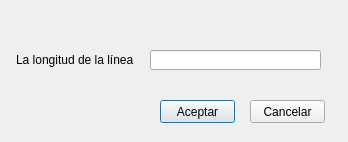
<?xml version="1.0" encoding="UTF-8"?>
<ui version="4.0">
 <class>LongLineaDialogBase</class>
 <widget class="QDialog" name="LongLineaDialogBase">
  <property name="geometry">
   <rect>
    <x>0</x>
    <y>0</y>
    <width>348</width>
    <height>142</height>
   </rect>
  </property>
  <property name="windowTitle">
   <string>Longitud Linea Capa Activa</string>
  </property>
  <widget class="QLineEdit" name="lineEdit">
   <property name="geometry">
    <rect>
     <x>150</x>
     <y>50</y>
     <width>171</width>
     <height>20</height>
    </rect>
   </property>
  </widget>
  <widget class="QPushButton" name="pushButton">
   <property name="geometry">
    <rect>
     <x>160</x>
     <y>100</y>
     <width>75</width>
     <height>23</height>
    </rect>
   </property>
   <property name="text">
    <string>Aceptar</string>
   </property>
  </widget>
  <widget class="QPushButton" name="pushButton_2">
   <property name="geometry">
    <rect>
     <x>250</x>
     <y>100</y>
     <width>75</width>
     <height>23</height>
    </rect>
   </property>
   <property name="text">
    <string>Cancelar</string>
   </property>
  </widget>
  <widget class="QLabel" name="label">
   <property name="geometry">
    <rect>
     <x>16</x>
     <y>50</y>
     <width>121</width>
     <height>20</height>
    </rect>
   </property>
   <property name="text">
    <string>La longitud de la línea es:</string>
   </property>
  </widget>
 </widget>
 <resources/>
 <connections/>
</ui>
